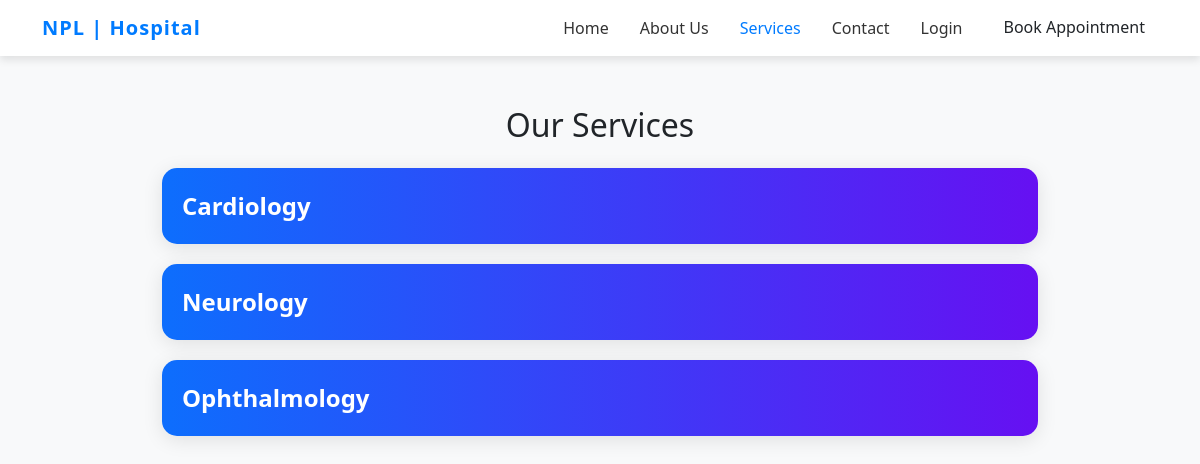
/services.php, run on the app's committed database.
### tables this page shows
CREATE TABLE `services` (
  `id` int(10) UNSIGNED NOT NULL,
  `name` varchar(255) NOT NULL,
  `description` text NOT NULL,
  `created_at` timestamp NOT NULL DEFAULT current_timestamp()
);

### services.php (the view, shortened to what this page needs)
<?php
include('assets/include/dbconfig.php');
include('assets/include/navbar.php');
$services = mysqli_query($con, "SELECT * FROM services ORDER BY id ASC");
?>
<!DOCTYPE html>
<html lang="en">
<head>
<link rel="stylesheet" href="https://cdn.jsdelivr.net/npm/bootstrap@5.3.2/dist/css/bootstrap.min.css">
</head>
<body>
<div class="container services-container">
    <h2 class="mb-4 text-center">Our Services</h2>
    <?php while($row = mysqli_fetch_assoc($services)): ?>
    <div class="service-card">
        <div class="service-title" data-desc="<?php echo htmlspecialchars($row['description']); ?>">
            <?php echo $row['name']; ?>
        </div>
    </div>
    <?php endwhile; ?>
</div>
</body>
</html>

### services.php (style rules this page uses)
body { font-family: 'Segoe UI', Tahoma, Geneva, Verdana, sans-serif; background-color: #f8f9fa; margin:0; padding:0; }
.services-container { max-width: 900px; margin: 50px auto; }
.service-card { background: #fff; border-radius: 15px; box-shadow: 0 4px 20px rgba(0,0,0,0.1); margin-bottom: 20px; overflow: hidden; transition: transform 0.3s; }
.service-title { padding: 20px; font-size: 1.5rem; font-weight: 600; cursor: pointer; background: linear-gradient(90deg, #0d6efd, #6610f2); color: white; transition: background 0.3s; }

### data on the page
services: name "Cardiology"
services: name "Neurology"
services: name "Ophthalmology"
